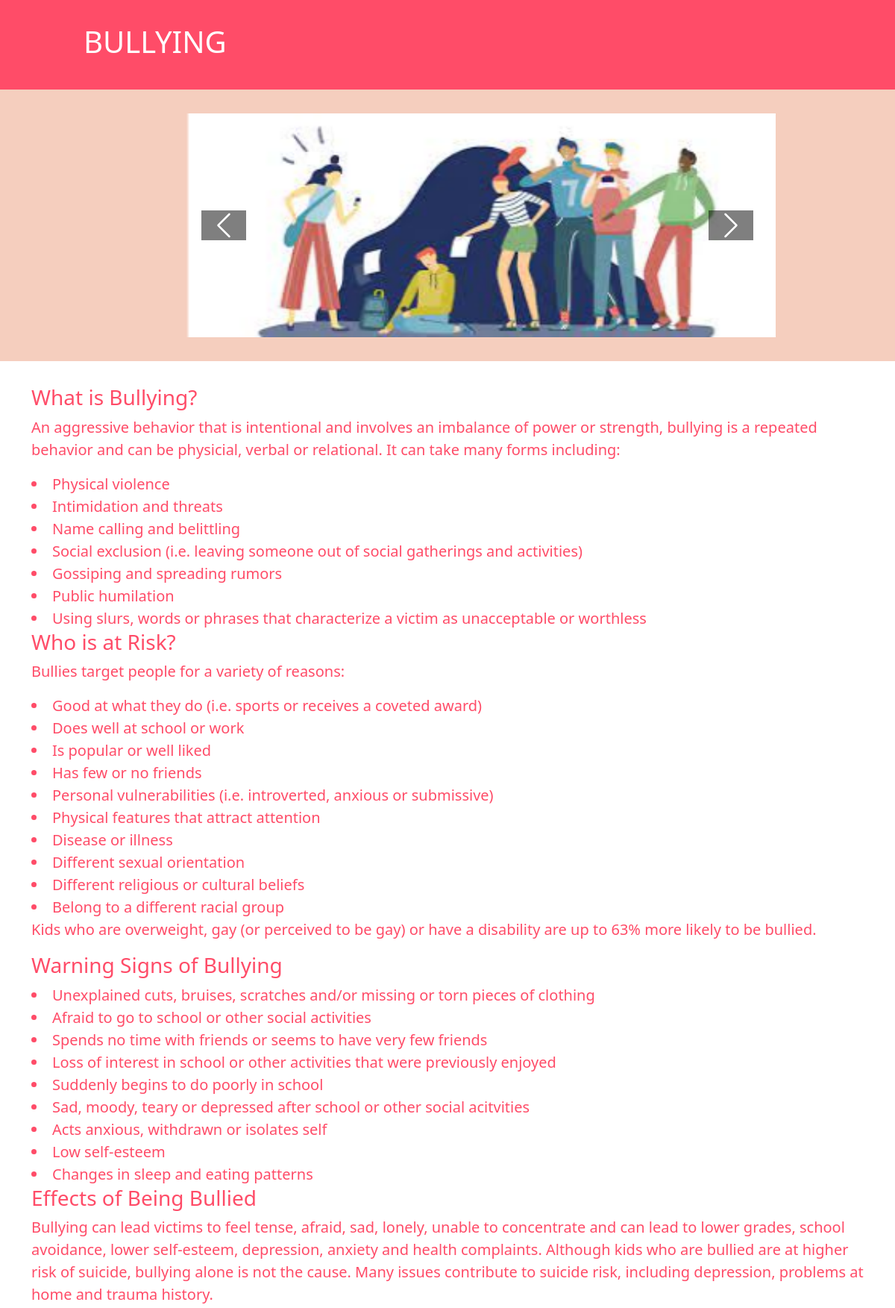
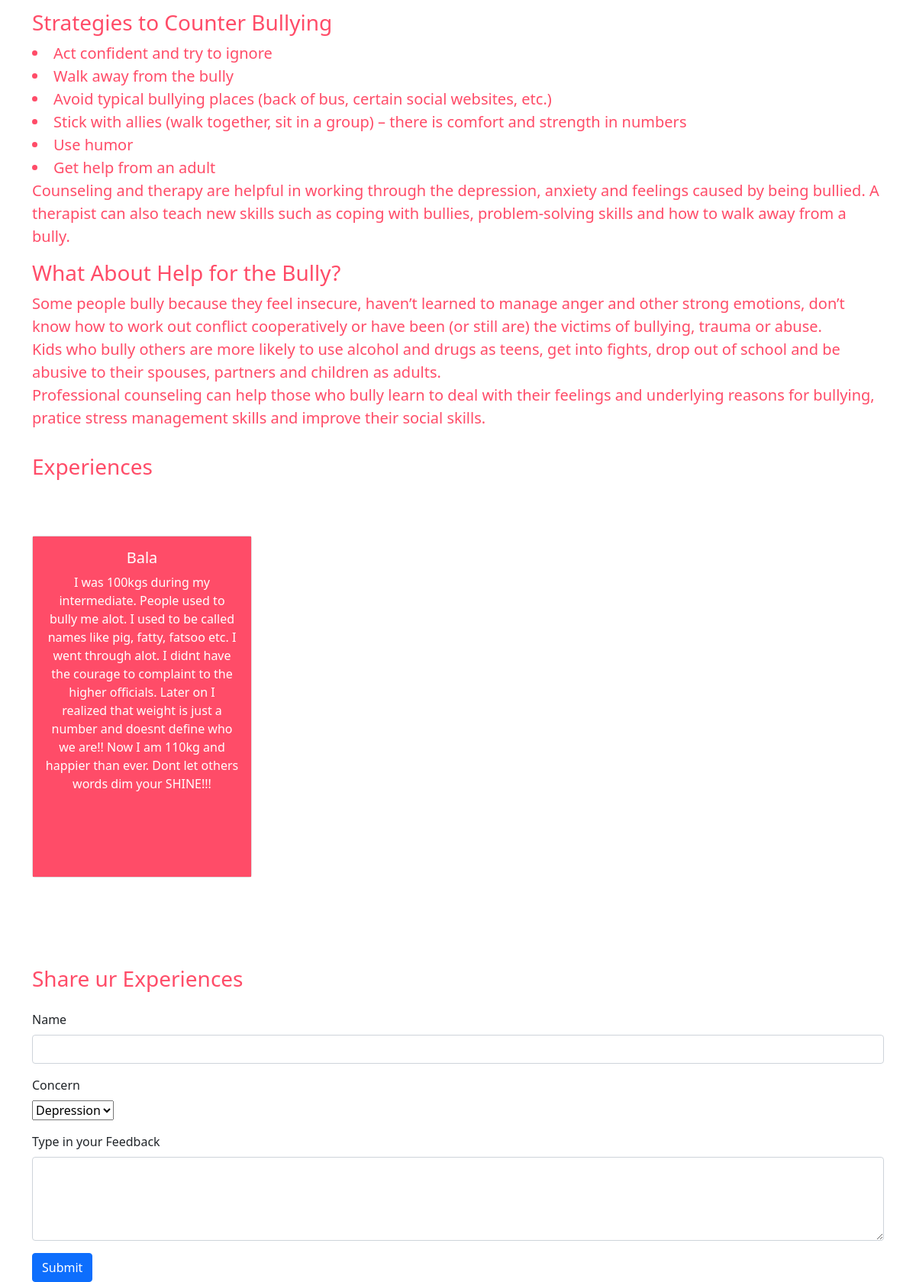
Page /Bullying on the committed database (2 pictures, top to bottom).
### app/models.py (models this page shows)
class experience(models.Model):
    name=models.CharField(max_length=100)
    option=models.CharField(max_length=100)
    exp=models.TextField()

### app/views.py (the view)
# urls.py: path('Bullying',views.bullying,name="bullying"),
def bullying(request):
    if(request.method=="POST"):
        name=request.POST['name']
        option=request.POST['option']
        exp=request.POST['feedback']
        ex=experience.objects.create(name=name,option=option,exp=exp)
        ex.save()
        return render(request,"index.html")
    else:
        x=experience.objects.all()
        data=list()
        for i in x:
            if(i.option=="bullying"):
                data.append(
                {
                    'name':i.name,
                    'exp':i.exp,
                }
            )
        return render(request,"Bullying.html",{'data':data})

### templates/Bullying.html (shortened to what this page needs)
{% load static %}
<!DOCTYPE html>
<html lang="en" dir="ltr">
<head>
  <link rel="stylesheet" href="{% static 'meghana.css' %}">
  <link href="https://cdn.jsdelivr.net/npm/bootstrap@5.0.1/dist/css/bootstrap.min.css" rel="stylesheet">
  <link href="https://cdn.jsdelivr.net/npm/bootstrap@5.0.0/dist/css/bootstrap.min.css" rel="stylesheet">
</head>
<body>
  <div class="heading">
    <h1 style="color:#fff;">BULLYING</h1>
  </div>
  <div class="carousel">
    <div id="carouselExampleControls" class="carousel slide " data-bs-ride="false">
      <div class="carousel-inner">
        <div class="carousel-item active">
          <div class="container pic1">
            <img class="img" src="{% static 'bullying1.png' %}" alt="">
          </div>
        </div>
        <button class="carousel-control-prev" type="button" data-bs-target="#carouselExampleControls" data-bs-slide="prev">
          <span style="background-color:black;height:40px;width:60px;" class="carousel-control-prev-icon" aria-hidden="true"></span>
        </button>
        <button class="carousel-control-next" type="button" data-bs-target="#carouselExampleControls" data-bs-slide="next" class="btn">
          <span style="background-color:black; height:40px;width:60px;" class="carousel-control-next-icon" aria-hidden="true"></span>
        </button>
      </div>
    </div>
  </div>
  <div class="container description" style="color: #ff4c68;font-size: 10px;">
    <h3>What is Bullying?</h3>
    <p style="font-size:20px;">An aggressive behavior that is intentional and involves an imbalance of power or strength, bullying is a repeated behavior and can be physicial, verbal or relational. It can take many forms including:</p>
    <li style="font-size:20px;">Physical violence</li>
    <li style="font-size:20px;">Intimidation and threats</li>
    <li style="font-size:20px;">Name calling and belittling</li>
    <li style="font-size:20px;">Social exclusion (i.e. leaving someone out of social gatherings and activities)</li>
    <li style="font-size:20px;">Gossiping and spreading rumors</li>
    <li style="font-size:20px;">Public humilation</li>
    <li style="font-size:20px;">Using slurs, words or phrases that characterize a victim as unacceptable or worthless</li>
    <h3>Who is at Risk?</h3>
    <p style="font-size:20px;">Bullies target people for a variety of reasons:</p>
    <li style="font-size:20px;">Good at what they do (i.e. sports or receives a coveted award)</li>
    <li style="font-size:20px;">Does well at school or work
</li>
<li style="font-size:20px;">Is popular or well liked</li>
<li style="font-size:20px;">Has few or no friends</li>
<li style="font-size:20px;">Personal vulnerabilities (i.e. introverted, anxious or submissive)</li>
<li style="font-size:20px;">Physical features that attract attention</li>
<li style="font-size:20px;">Disease or illness
</li>
<li style="font-size:20px;">Different sexual orientation</li>
<li style="font-size:20px;">Different religious or cultural beliefs
</li>
<li style="font-size:20px;">Belong to a different racial group</li>
<p style="font-size:20px;">Kids who are overweight, gay (or perceived to be gay) or have a disability are up to 63% more likely to be bullied.</p>
<h3>Warning Signs of Bullying</h3>
<li style="font-size:20px;">Unexplained cuts, bruises, scratches and/or missing or torn pieces of clothing
</li>
<li style="font-size:20px;">Afraid to go to school or other social activities
</li>
<li style="font-size:20px;">Spends no time with friends or seems to have very few friends
</li>
<li style="font-size:20px;">Loss of interest in school or other activities that were previously enjoyed</li>
<li style="font-size:20px;">Suddenly begins to do poorly in school</li>
<li style="font-size:20px;">Sad, moody, teary or depressed after school or other social acitvities
</li>
<li style="font-size:20px;">Acts anxious, withdrawn or isolates self</li>
<li style="font-size:20px;">Low self-esteem</li>
<li style="font-size:20px;">Changes in sleep and eating patterns</li>
<h3>Effects of Being Bullied</h3>
<p style="font-size:20px;">Bullying can lead victims to feel tense, afraid, sad, lonely, unable to concentrate and can lead to lower grades, school avoidance, lower self-esteem, depression, anxiety and health complaints. Although kids who are bullied are at higher risk of suicide, bullying alone is not the cause. Many issues contribute to suicide risk, including depression, problems at home and trauma history.</p>
<h3>Strategies to Counter Bullying</h3>
<li style="font-size:20px;">Act confident and try to ignore</li>
<li style="font-size:20px;">Walk away from the bully
</li>
<li style="font-size:20px;">Avoid typical bullying places (back of bus, certain social websites, etc.)</li>
<li style="font-size:20px;">Stick with allies (walk together, sit in a group) – there is comfort and strength in numbers
</li>
<li style="font-size:20px;">Use humor
</li>
<li style="font-size:20px;">Get help from an adult</li>
<p style="font-size:20px;">Counseling and therapy are helpful in working through the depression, anxiety and feelings caused by being bullied. A therapist can also teach new skills such as coping with bullies, problem-solving skills and how to walk away from a bully.</p>
<h3>What About Help for the Bully?</h3>
<p style="font-size:20px;">Some people bully because they feel insecure, haven’t learned to manage anger and other strong emotions, don’t know how to work out conflict cooperatively or have been (or still are) the victims of bullying, trauma or abuse.<br>
Kids who bully others are more likely to use alcohol and drugs as teens, get into fights, drop out of school and be abusive to their spouses, partners and children as adults.<br>
Professional counseling can help those who bully learn to deal with their feelings and underlying reasons for bullying, pratice stress management skills and improve their social skills.</p>
  </div>
  <div class="container exp" style="padding-bottom:100px;">
    <h3 style="color:#ff4c68;">Experiences</h3>
    <div class="row">
      {% for i in data %}
      <div class="col-lg-4" style="padding-top: 50px;">
        <div class="card" style="width: 18rem;height: 28rem;">
          <div class="card-body" style="background-color:#ff4c68;color:#fff;text-align:center;">
            <h5 class="card-title">{{i.name}}</h5>
            <p class="card-text">{{i.exp}}</p>
          </div>
        </div>
      </div>
     {% endfor %}
  </div>
  </div>
  <div class="container share">
    <h3 style="color:#ff4c68;">Share ur Experiences</h3>
          <form action="Bullying" method="POST" class="row g-3">
        <div class="col-12">
          <label for="Name" class="form-label">Name</label>
          <input name="name"type="text" class="form-control" id="inputFirstname">
        </div>
        <div class="col-12">
            <label for="inputDisease" class="form-label">Concern</label>
            <br>
            <select name='option' required>
              <option value="depression">Depression</option>
            </select>
          </div>
          <div class="col-md-12">
            <label for="inputFirstname" class="form-label">Type in your Feedback</label>
            <textarea class="form-control" name="feedback" rows="4" cols="50">
          </textarea>
          </div>
        <div class="col-12">
          <button type="submit" class="btn btn-primary">Submit</button>
        </div>
      </form>
        </div>
</body>
</html>

### static/meghana.css (style rules this page uses)
.heading { padding-left: 7rem; padding-top: 2rem; padding-bottom: 2rem; background-color: #ff4c68; font-weight: bold; }
.slide { position: relative; margin-left: 15rem; padding-top: 2rem; }
.slide { height: 300px; width: 800px; }
.img { height: 300px; width: 800px; }
.description { padding-top: 2rem; }
.exp { padding-top: 1rem; padding-bottom: 1rem; }
.row { padding-top: 1rem; }
.share { padding-top: 1rem; }
.carousel { background-color: #f5cebe; padding-bottom: 4rem; }
.description { font-family: "Proxima Nova",system-ui,sans-serif; font-weight:normal; }
.card { background-color: #ff4c68; }

### rows in the picture
experience: name "Bala", exp "I was 100kgs during my intermediate. People used to bully me alot. I used to be called names like pig, fatty, fatsoo etc. I went through alot. I didnt have the courage to complaint to the higher officials. Later on I realized that weight is just a number and doesnt define who we are!! Now I am 110kg and happier than ever. Dont let others words dim your SHINE!!!"
